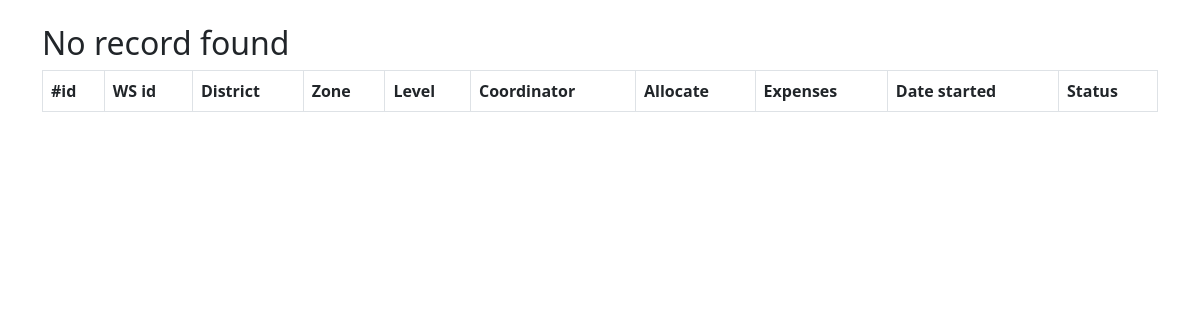
The page /completed_ws.php (signed in) on the database as committed earlier.
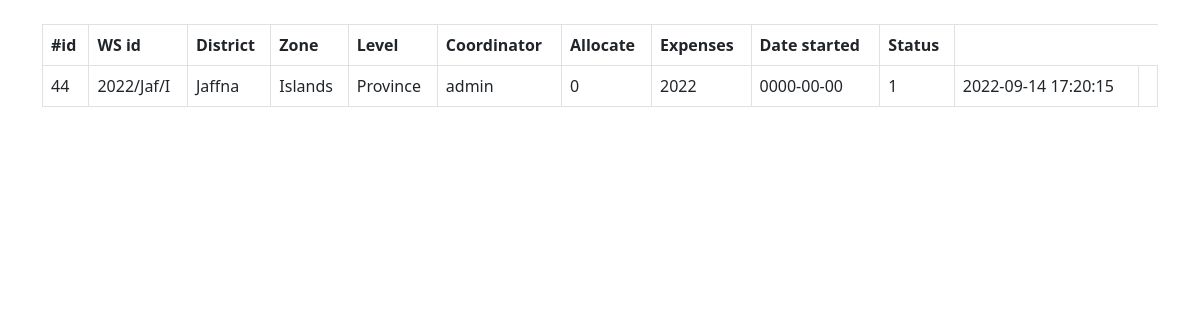
The same page on the database as committed later.
### tables this page shows
CREATE TABLE `workshop` (
  `id` int(11) NOT NULL,
  `ws_id` varchar(16) NOT NULL,
  `district` varchar(16) NOT NULL,
  `zone` varchar(16) NOT NULL,
  `level` varchar(16) NOT NULL,
  `coordinator` varchar(10) NOT NULL,
  `allocate` float NOT NULL,
  `expense` float NOT NULL,
  `date` date NOT NULL,
  `state` tinyint(1) NOT NULL DEFAULT 0,
  `log` timestamp NOT NULL DEFAULT current_timestamp() ON UPDATE current_timestamp()
);

### allFun.php (the view, shortened to what this page needs)
<?php
include("conn.php");
function loadTable($sq)
{
    global $conn;
    $res = $conn->query($sq);
    if (!$res->num_rows > 0) {
        echo "<h2>No record found</h2>";
    } else {
        $opt = mysqli_fetch_all($res, MYSQLI_ASSOC);
        foreach ($opt as $option) {
            $ak = array_keys($option);
            echo "<tr> ";
            foreach ($ak as $key) {
                echo   "<td>$option[$key] </td>";
            }
            echo "</tr>";
        }
    }
}

Rows that differ between the two databases and show on the page:
added workshop: id "44", ws "2022/Jaf/I", district "Jaffna", zone "Islands", level "Province", coordinator "admin", allocate "0", expense "2022", date "0000-00-00", state "1", log "2022-09-14 17:20:15"
Other text that changed with them:
text no longer shown: "No record found"
